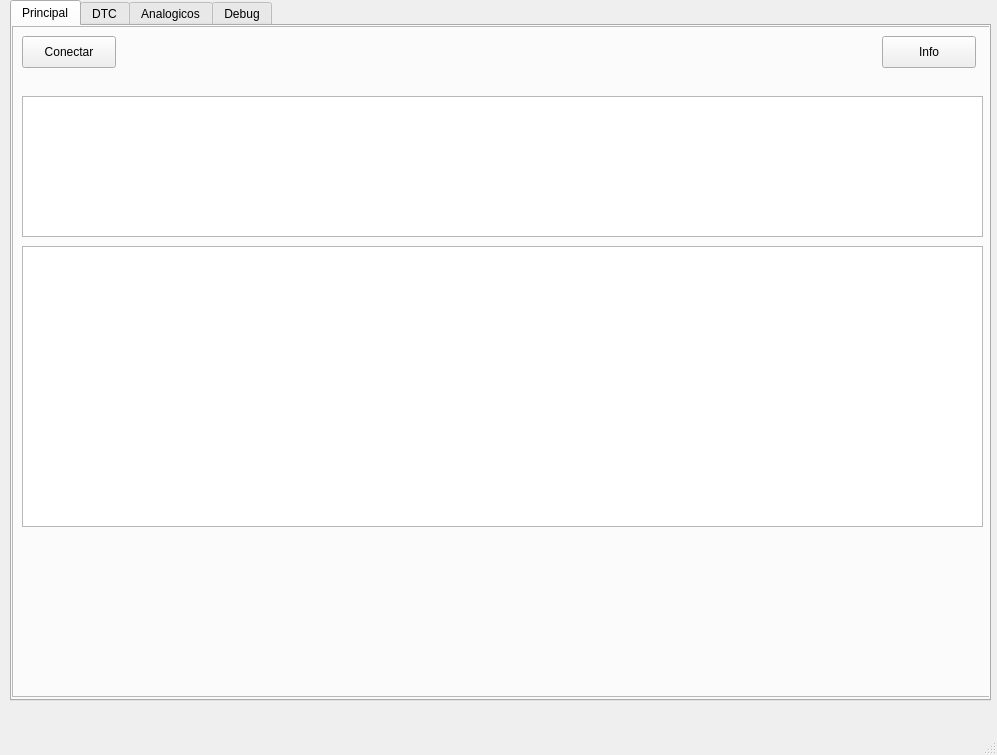
<?xml version="1.0" encoding="UTF-8"?>
<ui version="4.0">
 <class>MainWindow</class>
 <widget class="QMainWindow" name="MainWindow">
  <property name="geometry">
   <rect>
    <x>0</x>
    <y>0</y>
    <width>997</width>
    <height>755</height>
   </rect>
  </property>
  <property name="windowTitle">
   <string>MainWindow</string>
  </property>
  <widget class="QWidget" name="centralwidget">
   <widget class="QTabWidget" name="tab_bar">
    <property name="geometry">
     <rect>
      <x>10</x>
      <y>0</y>
      <width>981</width>
      <height>701</height>
     </rect>
    </property>
    <property name="currentIndex">
     <number>0</number>
    </property>
    <widget class="QWidget" name="tab">
     <attribute name="title">
      <string>Principal</string>
     </attribute>
     <widget class="QFrame" name="frame">
      <property name="geometry">
       <rect>
        <x>0</x>
        <y>0</y>
        <width>981</width>
        <height>671</height>
       </rect>
      </property>
      <property name="frameShape">
       <enum>QFrame::StyledPanel</enum>
      </property>
      <property name="frameShadow">
       <enum>QFrame::Raised</enum>
      </property>
      <widget class="QPlainTextEdit" name="pText_list">
       <property name="enabled">
        <bool>true</bool>
       </property>
       <property name="geometry">
        <rect>
         <x>10</x>
         <y>220</y>
         <width>961</width>
         <height>281</height>
        </rect>
       </property>
       <property name="readOnly">
        <bool>true</bool>
       </property>
      </widget>
      <widget class="QPushButton" name="btn_connect">
       <property name="geometry">
        <rect>
         <x>10</x>
         <y>10</y>
         <width>94</width>
         <height>32</height>
        </rect>
       </property>
       <property name="text">
        <string>Conectar</string>
       </property>
      </widget>
      <widget class="QPushButton" name="btn_info">
       <property name="geometry">
        <rect>
         <x>870</x>
         <y>10</y>
         <width>94</width>
         <height>32</height>
        </rect>
       </property>
       <property name="text">
        <string>Info</string>
       </property>
      </widget>
      <widget class="QPlainTextEdit" name="pText_info">
       <property name="enabled">
        <bool>true</bool>
       </property>
       <property name="geometry">
        <rect>
         <x>10</x>
         <y>70</y>
         <width>961</width>
         <height>141</height>
        </rect>
       </property>
       <property name="readOnly">
        <bool>true</bool>
       </property>
      </widget>
     </widget>
    </widget>
    <widget class="QWidget" name="tab_2">
     <attribute name="title">
      <string>DTC</string>
     </attribute>
     <widget class="QPlainTextEdit" name="pText_dtc">
      <property name="enabled">
       <bool>true</bool>
      </property>
      <property name="geometry">
       <rect>
        <x>10</x>
        <y>130</y>
        <width>971</width>
        <height>361</height>
       </rect>
      </property>
      <property name="readOnly">
       <bool>true</bool>
      </property>
     </widget>
     <widget class="QPushButton" name="btn_read_dtc">
      <property name="geometry">
       <rect>
        <x>10</x>
        <y>10</y>
        <width>94</width>
        <height>32</height>
       </rect>
      </property>
      <property name="text">
       <string>Leitura DTC</string>
      </property>
     </widget>
     <widget class="QPushButton" name="btn_clear_dtc">
      <property name="geometry">
       <rect>
        <x>880</x>
        <y>10</y>
        <width>94</width>
        <height>32</height>
       </rect>
      </property>
      <property name="text">
       <string>Limpa DTC</string>
      </property>
     </widget>
    </widget>
    <widget class="QWidget" name="tab_3">
     <attribute name="title">
      <string>Analogicos</string>
     </attribute>
    </widget>
    <widget class="QWidget" name="tab_4">
     <attribute name="title">
      <string>Debug</string>
     </attribute>
     <widget class="QPlainTextEdit" name="pText_debug">
      <property name="enabled">
       <bool>true</bool>
      </property>
      <property name="geometry">
       <rect>
        <x>10</x>
        <y>150</y>
        <width>961</width>
        <height>351</height>
       </rect>
      </property>
      <property name="readOnly">
       <bool>true</bool>
      </property>
     </widget>
    </widget>
   </widget>
  </widget>
  <widget class="QMenuBar" name="menubar">
   <property name="geometry">
    <rect>
     <x>0</x>
     <y>0</y>
     <width>997</width>
     <height>22</height>
    </rect>
   </property>
  </widget>
  <widget class="QStatusBar" name="statusbar"/>
 </widget>
 <resources/>
 <connections/>
</ui>
